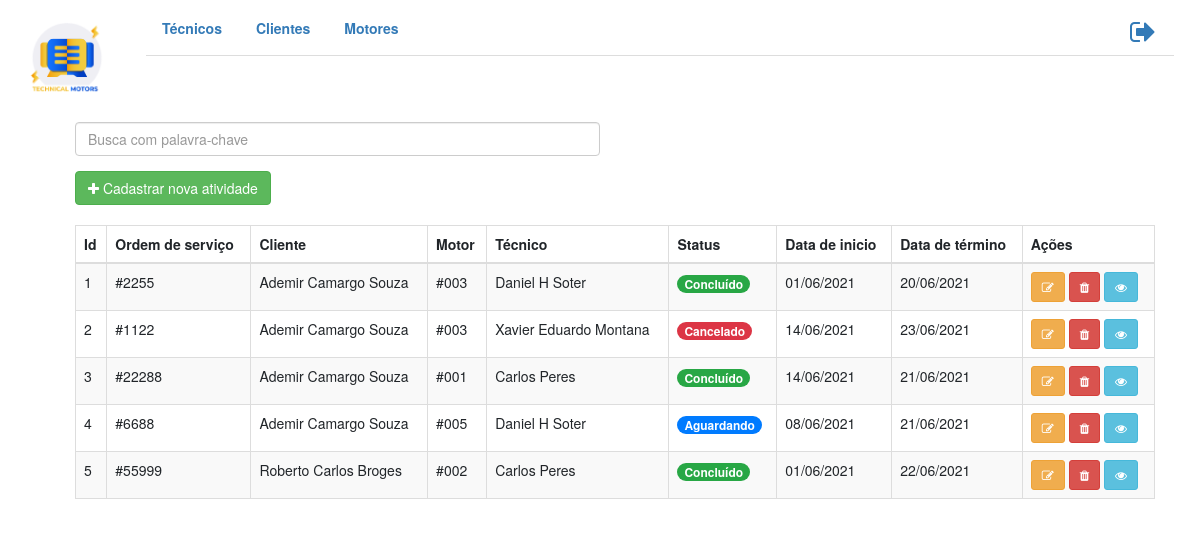
Page /pagina-inicial (signed in) on the committed database.
### app/models.py (models this page shows, shortened)
class Atividade(db.Model, UserMixin):
    __tablename__ = "atividades"
    id = db.Column(db.Integer, primary_key=True, autoincrement=True)
    ordem_servico = db.Column(db.String(84), nullable=False, unique=True, index=True)
    cliente = db.Column(db.String(84), nullable=False)
    motor = db.Column(db.String(84), nullable=False)
    usuario = db.Column(db.String(84), nullable=False)
    data_inicio = db.Column(db.Date(), nullable=False)
    status = db.Column(db.String(84), nullable=False)
    data_fim = db.Column(db.Date(), nullable=False)
    conclusao = db.Column(db.String(200), nullable=False)

### app/view_atividades/views.py (the view)
@atividades.route("/pagina-inicial")
def home():
    atividades = Atividade.query.all()
    return render_template("atividade.html", atividades=atividades)

### app/models.py (called while the page is built)
@login_manager.user_loader
def current_user(user_id):
    return Usuario.query.get(user_id)

### app/templates/atividade.html (shortened to what this page needs)
{% extends 'bases/base_geral.html' %} {% block content %}
<!DOCTYPE html>
<html lang="en">
<head>
  <link rel="stylesheet" href="https://maxcdn.bootstrapcdn.com/bootstrap/3.4.1/css/bootstrap.min.css">
</head>
<body>
  <div class="container">
    <div class="col">
      <div class="row">
        <div class="form-group col-6">
          <input class="form-control" id="myInput" type="text" placeholder="Busca com palavra-chave">
        </div>
      </div>
      <div class="row">
        <div class="col-6" style="padding-bottom: 20px;">
          <a
          href="{{ url_for('atividades.cadastrar_atividade') }}"
          class="btn btn-success"
          >
          <i class="fa fa-plus" aria-hidden="true"></i>
          Cadastrar nova atividade
          </a>
        </div>
      </div>
        <table class="table table-bordered table-striped">
          <thead>
            <tr>
              <th>Id</th>
              <th>Ordem de serviço</th>
              <th>Cliente</th>
              <th>Motor</th>
              <th>Técnico</th>
              <th>Status</th>
              <th>Data de inicio</th>
              <th>Data de término</th>
              <th>Ações</th>
            </tr>
          </thead>
          <tbody id="myTable">
            {% for atividade in atividades %}
            <tr>
              <td>
                {{ atividade.id }}
              </td>
              <td>
                {{ atividade.ordem_servico }}
              </td>
              <td>
                {{ atividade.cliente }}
              </td>
              <td>
                {{ atividade.motor }}
              </td>
              <td>
                {{ atividade.usuario }}
              </td>
              <td>
                {% if atividade.status == "Em Andamento" %}
                <span class="badge bg-warning text-dark">{{ atividade.status }}</span>
                {% elif atividade.status == "Aguardando" %}
                <span class="badge bg-primary">{{ atividade.status }}</span>
                {% elif atividade.status == "Pausado" %}
                <span class="badge bg-secudary">{{ atividade.status }}</span>
                {% elif atividade.status == "Concluído" %}
                <span class="badge bg-success">{{ atividade.status }}</span>
                {% elif atividade.status == "Cancelado" %}
                <span class="badge bg-danger">{{ atividade.status }}</span>
                {% endif %}
              </td>
              <td>
                {{ atividade.data_inicio.strftime('%d/%m/%Y') }}
              </td>
              <td>
                {{ atividade.data_fim.strftime('%d/%m/%Y') }}
              </td>
              <td>
                <a class="btn btn-warning btn-sm" data-toggle="tooltip" data-placement="top" title="Editar" href="{{ url_for('atividades.editar', id=atividade.id) }}">
                  <i class="fa fa-edit" aria-hidden="true"></i>
                </a>
                <a class="btn btn-danger btn-sm" data-toggle="tooltip" data-placement="top" title="Remover" href="{{ url_for('atividades.deletar', id=atividade.id) }}">
                  <i class="fa fa-trash" aria-hidden="true"></i>
                </a>
                <a class="btn btn-info btn-sm" data-toggle="tooltip" data-placement="top" title="Exibir relatório da atividade" href="{{ url_for('atividades.relatorio', id=atividade.id) }}">
                  <i class="fa fa-eye" aria-hidden="true"></i>
                </a>
              </td>
            </tr>
            {% endfor %}
          </tbody>
        </table>
      </div>
    </div>
  </div>
</body>
</html>
{% endblock %}

### rows in the picture
Atividade: id "1", ordem_servico "#2255", cliente "Ademir Camargo Souza", motor "#003", usuario "Daniel H Soter", status "Concluído", data_inicio "01/06/2021", data_fim "20/06/2021"
Atividade: id "2", ordem_servico "#1122", cliente "Ademir Camargo Souza", motor "#003", usuario "Xavier Eduardo Montana", status "Cancelado", data_inicio "14/06/2021", data_fim "23/06/2021"
Atividade: id "3", ordem_servico "#22288", cliente "Ademir Camargo Souza", motor "#001", usuario "Carlos Peres", status "Concluído", data_inicio "14/06/2021", data_fim "21/06/2021"
Atividade: id "4", ordem_servico "#6688", cliente "Ademir Camargo Souza", motor "#005", usuario "Daniel H Soter", status "Aguardando", data_inicio "08/06/2021", data_fim "21/06/2021"
Atividade: id "5", ordem_servico "#55999", cliente "Roberto Carlos Broges", motor "#002", usuario "Carlos Peres", status "Concluído", data_inicio "01/06/2021", data_fim "22/06/2021"
